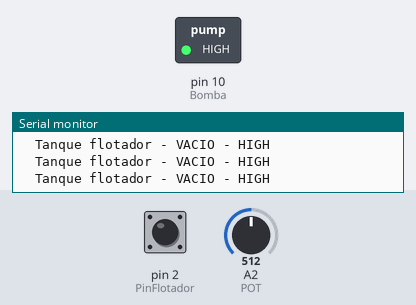
A sketch run on a simulated Arduino Uno, built with avr-gcc and run on an emulated ATmega328P. Parts: switched loads named in the sketch (green lamp = pin HIGH), the last lines printed to the serial monitor. Dashed ring = blinking. The test bench sets the inputs (shaded band); at power-on: pin 2 (PinFlotador) HIGH, A2 (POT) = 512.

Above: at 1.2 s.
1.3 s: pin 2 (PinFlotador) driven LOW
At 2.2 s:
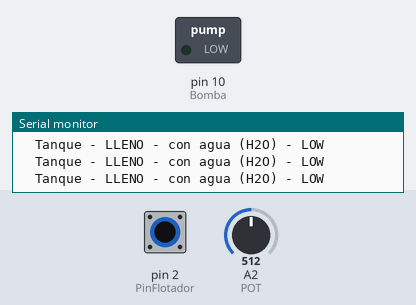
2.8 s: pin 2 (PinFlotador) driven HIGH
At 3.7 s:
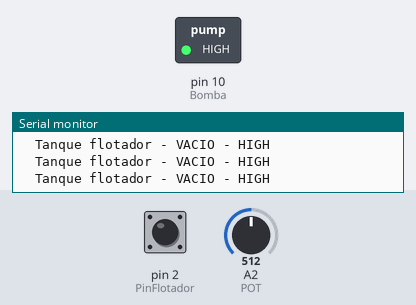
5.8 s: A2 (POT) set to 122
At 6.6 s:
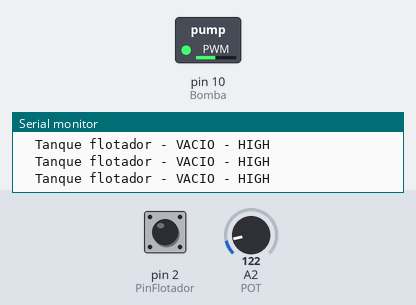
7.3 s: A2 (POT) set to 306
At 8.5 s:
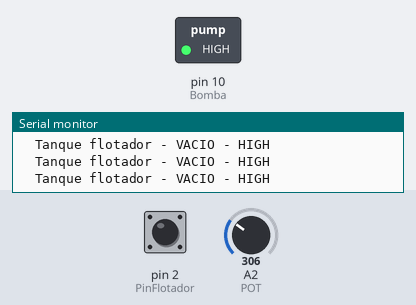
8.8 s: pin 2 (PinFlotador) pulsed LOW 2 times (0.12 s each, 0.3 s apart)
At 9.06 s:
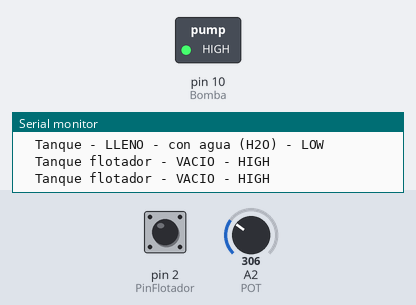
12.4 s: A2 (POT) set to 0
At 13.9 s:
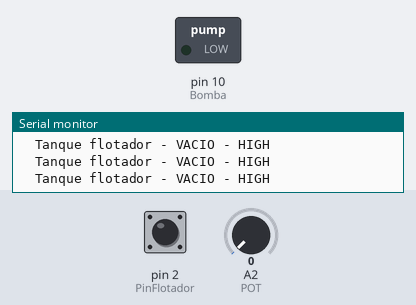
Timing chart, 0 to 15.4 s (numbered marks = the images above; inputs shaded):
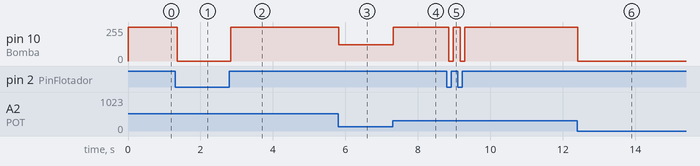

The sketch:

Prueba_PWM_Flotador.ino
```cpp
#include <LiquidCrystal.h>
#include <TimerOne.h>
#include <Wire.h>
#define PinFlotador 2
#define Bomba 10


const int POT = A2;
volatile int conteo=0 ;
volatile int vr_LLenoTanque ;

void setup(){
   Serial.begin(9600);
   pinMode(Bomba,OUTPUT);
   analogWrite(Bomba,LOW);
   pinMode(PinFlotador, INPUT);
}


void loop(){
   vr_LLenoTanque  = digitalRead(PinFlotador) ;
   if (vr_LLenoTanque== LOW)
     {
      Serial.println("  Tanque - LLENO - con agua (H2O) - LOW ");
      analogWrite(Bomba,LOW);
     }
   else
     {
      Serial.println("  Tanque flotador - VACIO - HIGH ");
      analogWrite(Bomba, analogRead(POT/8));
     }
}
```

Measured:
- after the input at 1.3 s, pin 10 (Bomba): 255/255 → 0/255 after 0.06 s
- after the input at 2.8 s, pin 10 (Bomba): 0/255 → 255/255 at once
- after the input at 5.8 s, pin 10 (Bomba): 255/255 → 122/255 at once
- after the input at 7.3 s, pin 10 (Bomba): 122/255 → 255/255 at once
- after the input at 8.8 s, pin 10 (Bomba): alternates 255/255 for 0.19 s and 0/255 for 0.12 s, 4 changes in all, then stays 255/255, starting after 0.05 s
- after the input at 12.4 s, pin 10 (Bomba): 255/255 → 0/255 at once
